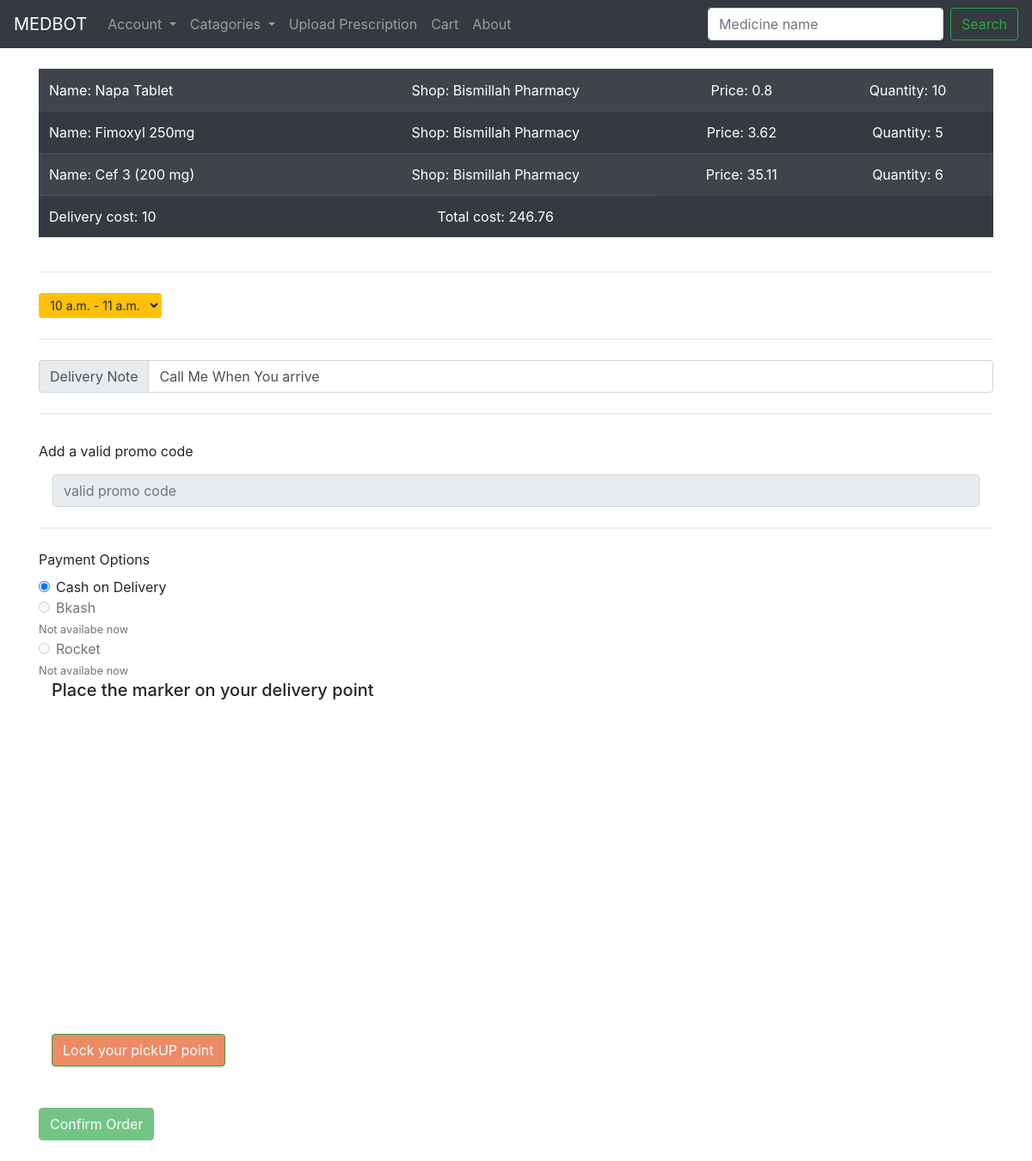
Screenshot of /Checkout (signed in) with the database file from the repository.
### medbot_app/models.py (models this page shows, shortened)
class Cart(models.Model):
	cart_id = models.BigAutoField(primary_key = True)
	pharmacy_id = models.ForeignKey(Employee, on_delete = models.CASCADE)
	customer_id = models.ForeignKey(Customer, on_delete = models.CASCADE)
	adding_quantity = models.IntegerField(default= 5)
	med_id = models.ForeignKey(Inventory, on_delete = models.CASCADE)

class Inventory(models.Model):
	MUSTPRESCRIBED = 'MP'
	MUSTNOTPRESCRIBE = 'MNP'
	MEDICINESTATUS = [
		(MUSTPRESCRIBED, 'Must be Prescribed'),
		(MUSTNOTPRESCRIBE, 'Must not be Prescribed'),
	]
	GENERAL = 'A'
	BLOOD = 'B'
	DIGESTIVE = 'D'
	EYE = 'F'
	EAR = 'H'
	CIRCULATORY = 'K'
	MUSCULOSKELETAL = 'L'
	NEUROLOGICAL = 'N'
	PSYCHOLOGICAL = 'P'
	RESPIRATORY = 'R'
	SKIN = 'S'
	ENDORCRINE = 'T'
	UROLOGY = 'U'
	PREGNANCY = 'W'
	FEMALEGENITAL = 'X'
	MALEGENITAL = 'Y'
	SOCIALPROB = 'Z'
	MEDICINECATAGORIES = [
		(GENERAL, 'General and unspecified'),
		(BLOOD, 'Blood, blood forming organs, lymphatics, spleen'),
		(DIGESTIVE, 'Digestive'),
		(EYE, 'Eye'),
		(EAR, 'Ear'),
		(CIRCULATORY, 'Circulatory'),
		(MUSCULOSKELETAL, 'Musculoskeletal'),
		(NEUROLOGICAL, 'Neorological'),
		(PSYCHOLOGICAL, 'Psychological'),
		(RESPIRATORY, 'Respiratory'),
		(SKIN, 'Skin'),
		(ENDORCRINE, 'Endocrine, metabolic and nutritional'),
		(UROLOGY, 'Urology'),
		(PREGNANCY, 'Pregnancy, childbirth, family planning'),
		(FEMALEGENITAL, 'Female genital system and breast'),
		(MALEGENITAL, 'Male genital system'),
		(SOCIALPROB, 'Social problems'),
	]
	med_name = models.CharField(max_length = 200)
	med_id = models.BigAutoField(primary_key = True, serialize=False)
	med_price = models.FloatField(max_length = 10)
	med_quantity = models.PositiveIntegerField()
	med_status = models.CharField(max_length = 3, choices = MEDICINESTATUS, default=MUSTPRESCRIBED)
	med_catagory = models.CharField(max_length = 2, choices = MEDICINECATAGORIES, default = GENERAL)
	med_generic = models.CharField(max_length = 100)
	pharmacy_id = models.ForeignKey(Employee, on_delete = models.CASCADE)
	def __str__(self):
		return self.med_name

class Employee(models.Model):
	pharmacy_id = models.BigAutoField(primary_key = True)
	pharmacy_address = models.CharField(max_length = 254)
	owner_name = models.CharField(max_length = 100)
	pharmacy_name = models.CharField(max_length = 100)
	pharmacy_reg_id = models.CharField(max_length = 100)
	employee_password = models.CharField(max_length = 100)
	pharmacy_rating = models.FloatField(max_length=3, null=True)
	pharmacy_rating_count = models.PositiveIntegerField(default = 0)
	employee_email = models.EmailField(max_length = 254)
	employee_phone = models.CharField(max_length = 15)
	employee_longT = models.CharField(max_length = 20, default= "90.40")
	employee_latiT = models.CharField(max_length = 20, default= "20.40")
	def __str__(self):
		return self.pharmacy_name

class Delivery(models.Model):
	DS_id = models.AutoField(primary_key = True)
	DS_start_time = models.TimeField()
	DS_stop_time = models.TimeField()
	DS_capacity = models.IntegerField(default = 15)
	DS_status = models.BooleanField(default = True)

### medbot_app/views.py (the view)
# urls.py: path('Checkout', views.checkoutOrder, name='checkoutC'),
def checkoutOrder(request):
	if request.session.is_empty():
		return redirect('loginC')
	else:
		obj = Cart.objects.filter(customer_id = request.session['userId'])
		all_cost = 10
		for k in obj:
			tl_cost = k.med_id.med_price * k.adding_quantity
			all_cost = tl_cost + all_cost
			all_cost = round(all_cost, 2)
		objD = Delivery.objects.filter(DS_status = True)
		context = {'all': obj, 'price_of': all_cost, 'deliveryTime': objD}
		return render(request, 'checkout.html', context)

### medbot_app/templates/checkout.html (shortened to what this page needs)
{% extends 'baseC.html' %}
{% block content %}
	{% if all %}
	<div class="table-responsive">
		<table class="table table-striped table-dark">
			{% for things in all %}
				<tr>
					<td>Name: {{ things.med_id }}</td>
					<td><center>Shop: {{ things.pharmacy_id }}</center></td>
					<td><center>Price: {{ things.med_id.med_price }}</td>
					<td><center>Quantity: {{ things.adding_quantity }}</td>
			{% endfor %}
				</tr>
				<tr>
					<td>Delivery cost: 10</td>
					<td><center>Total cost: {{ price_of }}</td>
		</table>
	</div>
	<hr class="my-4">
	<form action="{% url 'orderC' %}" method="POST">
	<div class="dropdown">
		<select class="btn btn-warning btn-sm" id="inlineFormCustomSelect" name="deliveryTime">
			<option value = "{{deliveryTime.0.DS_id}}" selected>{{ deliveryTime.0.DS_start_time }} - {{ deliveryTime.0.DS_stop_time }}</option>
		</select>
	</div>
 	<hr class="my-4">
 	<div class="input-group flex-nowrap">
	  <div class="input-group-prepend">
	    <span class="input-group-text" id="addon-wrapping">Delivery Note</span>
	  </div>
	  <input type="text" class="form-control" value="Call Me When You arrive" aria-label="delivery note" aria-describedby="addon-wrapping" name="deliveryNote">
	</div>
	<hr class="my-4">
	  <div class="form-group mb-2">
	    <input type="text" readonly class="form-control-plaintext" id="staticEmail2" value="Add a valid promo code">
	  </div>
	  <div class="form-group mx-sm-3 mb-2">
	    <input type="text" class="form-control" id="inputPassword2" placeholder="valid promo code" readonly>
	  </div>
	<hr class="my-4">
	<label>Payment Options</label>
	<div class="form-check">
	  <input class="form-check-input" type="radio" name="exampleRadios" id="exampleRadios1" value="option1" checked>
	  <label class="form-check-label" for="exampleRadios1">
	    Cash on Delivery
	  </label>
	</div>
	<div class="form-check">
	  <input class="form-check-input" type="radio" name="exampleRadios" id="exampleRadios2" value="option2" disabled>
	  <label class="form-check-label" for="exampleRadios2">
	    Bkash
	  </label>
	</div>
	<small id="passwordHelpInline" class="text-muted">
      Not availabe now
    </small>
	<div class="form-check">
	  <input class="form-check-input" type="radio" name="exampleRadios" id="exampleRadios3" value="option3" disabled>
	  <label class="form-check-label" for="exampleRadios3">
	    Rocket
	  </label>
	</div>
	<small id="passwordHelpInline" class="text-muted">
      Not availabe now
    </small>
	  <div class="container">
	  	<h5>Place the marker on your delivery point</h5>
		<link
		rel="stylesheet"
		href="https://api.mapbox.com/mapbox-gl-js/plugins/mapbox-gl-geocoder/v4.5.1/mapbox-gl-geocoder.css"
		type="text/css"
		/>
	    <div id='map' style='width: 500px; height: 300px;'></div>
		<br>
		<button id="fly" type="button" class="btn btn-success my-4" onclick="lockLoc()">Lock your pickUP point</button>
	  </div>
	{% endif %}
		<div>
			<button  type="submit" id="orderOK" class="btn btn-success my-4" disabled="true">Confirm Order</button>
		</div>
	</form>
{% endblock %}

### medbot_app/templates/checkout.html (style rules this page uses)
#fly { display: block; color: #fff; background: #ee8a65; }

### rows the page displays
Cart: med_id "Napa Tablet", pharmacy_id "Bismillah Pharmacy", med_id.med_price "0.8", adding_quantity "10"
Cart: med_id "Fimoxyl 250mg", pharmacy_id "Bismillah Pharmacy", med_id.med_price "3.62", adding_quantity "5"
Cart: med_id "Cef 3 (200 mg)", pharmacy_id "Bismillah Pharmacy", med_id.med_price "35.11", adding_quantity "6"
Delivery: deliveryTime "10 a.m. - 11 a.m."

### other values shown
{{ price_of }} "246.76"
